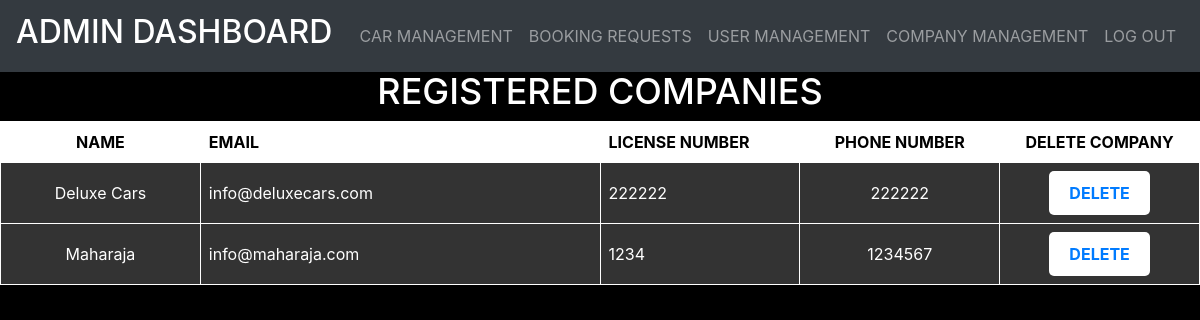
The page /admincompanymanagement.php on the database its author committed.
### tables this page shows
CREATE TABLE `company` (
  `cname` varchar(50) NOT NULL,
  `email` varchar(50) NOT NULL,
  `lic_num` int(50) NOT NULL,
  `phone_number` int(12) NOT NULL,
  `password` int(10) NOT NULL
);

### admincompanymanagement.php (the view, shortened to what this page needs)
<!DOCTYPE html>
<html lang="en">
<head>
    <link rel="stylesheet" href="slick.css">
    <link rel="stylesheet" href="style.css">
    <link rel="stylesheet" href="fixed.css">
    <link rel="stylesheet" href="bootstrap.min.css">
</head>
<body  data-spy="scroll" data-target="#navbarResponsive">
<?php
require_once('connection.php');
$query="select *from company";
$queryy=mysqli_query($con,$query);
?>
<nav class="navbar navbar-expand-lg navbar-dark bg-dark fixed-top">
        <a class="navbar-brand" href="admindash.php">
            <h2>ADMIN DASHBOARD</h2>
        </a>
        <div class="collapse navbar-collapse" id="navbarResponsive">
            <ul class="navbar-nav ml-auto">
                <li class="nav-item">
                    <a class="nav-link" href="admindash.php">CAR MANAGEMENT</a>
                </li>
                <li  class="nav-item">
                    <a class="nav-link"  href="adminbooking.php">BOOKING REQUESTS</a>
                </li>
                <li  class="nav-item">
                    <a class="nav-link"  href="adminusers.php">USER MANAGEMENT</a>
                </li>
                <li  class="nav-item">
                    <a class="nav-link"  href="admincompanymanagement.php">COMPANY MANAGEMENT</a>
                </li>
                <li  class="nav-item">
                    <a class="nav-link"  href="index.php"><?php session_destroy();?>LOG OUT</a>
                </li>
            </ul>
        </div>
    </nav>
    <div>
            <h1 class="header">REGISTERED COMPANIES</h1>
            <div>
                <div>
                    <table class="content-table">
                <thead>
                    <tr>
                        <th>NAME</th>
                        <th>EMAIL</th>
                        <th>LICENSE NUMBER</th>
                        <th>PHONE NUMBER</th>
                        <th>DELETE COMPANY</th>
                    </tr>
                </thead>
                <tbody>
                <?php
                while($res=mysqli_fetch_array($queryy)){
                ?>
                <tr  class="active-row">
                    <td><?php echo $res['cname']?></php></td>
                    <td><?php echo $res['email'];?></php></td>
                    <td><?php echo $res['lic_num'];?></php></td>
                    <td><?php echo $res['phone_number'];?></php></td>
                    <td><button type="submit" class="but" name="approve"><a href="deletecompany.php?id=<?php echo $res['email']?>">DELETE</a></button></td>
                </tr>
               <?php } ?>
                </tbody>
                </table>
                </div>
            </div>
        </div>
</body>
</html>

### style.css (style rules this page uses)
body { margin: 0; padding: 0; color: black; font-family:'Lato', sans-serif ; }
.navbar-nav { display: flex; justify-content: center; }

### fixed.css (style rules this page uses)
.fixed-top { -webkit-backface-visibility: hidden; }

### admincompanymanagement.php (style rules this page uses)
body { background-color: black; color: white; }
.content-table th { background-color: white; color: black; }
.content-table td { background-color: black; color: white; }
.content-table .active-row td { background-color: #333333; }
.but { background-color: white; color: white; border: none; padding: 10px 20px; border-radius: 5px; text-decoration: none; font-size: 16px; font-weight: bold; cursor: pointer; }
.header { font-size: 36px; text-align: center; margin-top: 70px; color: white; }
.content-table { border-collapse: collapse; width: 100%; }
.content-table td, .content-table th { border: 1px solid white; padding: 8px; }
.content-table td:first-child, .content-table th:first-child { width: 10%; text-align: center; }
.content-table td:nth-child(2), .content-table th:nth-child(2) { width: 20%; }
.content-table td:nth-child(3), .content-table th:nth-child(3) { width: 10%; }
.content-table td:nth-child(4), .content-table th:nth-child(4) { width: 10%; text-align: center; }
.content-table td:nth-child(5), .content-table th:nth-child(5) { width: 10%; text-align: center; }

### rows shown on the page
company: cname "Deluxe Cars", email "info@deluxecars.com", lic_num "222222", phone_number "222222"
company: cname "Maharaja", email "info@maharaja.com", lic_num "1234", phone_number "1234567"
